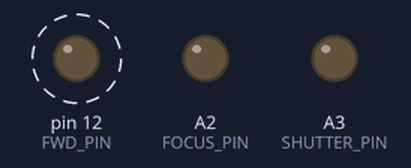
Bench run of a sketch on a simulated Arduino Uno, built with avr-gcc and run on an emulated ATmega328P. On the bench: output pins drawn as LEDs (lit = HIGH). Dashed ring = blinking.

Above: at 1.7 s.
Timing chart, 0 to 4.0 s (numbered marks = the images above):
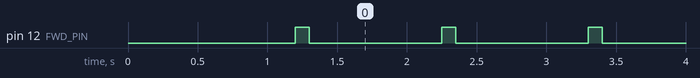

Measured:
- by itself, pin 12 (FWD_PIN): alternates HIGH for 0.10 s and LOW for 0.95 s
- by itself, everything shown: repeats every 1.1 s, in 3 steps

The sketch:

scanbot.ino
```cpp
const byte FOCUS_PIN = A2;
const byte SHUTTER_PIN = A3;
const byte FWD_PIN = 12;

void setup() {
  pinMode(FOCUS_PIN, INPUT);
  pinMode(SHUTTER_PIN, INPUT);
  digitalWrite(FOCUS_PIN, LOW);    // LOW = pullup off
  digitalWrite(SHUTTER_PIN, LOW);  // LOW = pullup off

  pinMode(FWD_PIN, OUTPUT);
  digitalWrite(FWD_PIN, LOW);

  delay(1000);
}

void loop() {
  //focus_down();
  //digitalWrite(13, HIGH);
  //delay(1000);
  //focus_up();
  //digitalWrite(13, LOW);
  //delay(1000);
  //digitalWrite(13, HIGH);
  snap();
  delay(50);
  digitalWrite(13, LOW);
  delay(100);
  fwd();
  delay(750);
}

void focus_down() {
  pinMode(FOCUS_PIN, OUTPUT);
  digitalWrite(FOCUS_PIN, LOW);
}

void focus_up() {
  pinMode(FOCUS_PIN, INPUT);
}

void fwd() {
  digitalWrite(FWD_PIN, HIGH);
  delay(100);
  digitalWrite(FWD_PIN, LOW);
}

void snap() {
  focus_down();
  pinMode(SHUTTER_PIN, OUTPUT);
  digitalWrite(SHUTTER_PIN, LOW);
  delay(50);
  pinMode(SHUTTER_PIN, INPUT);
}
```
